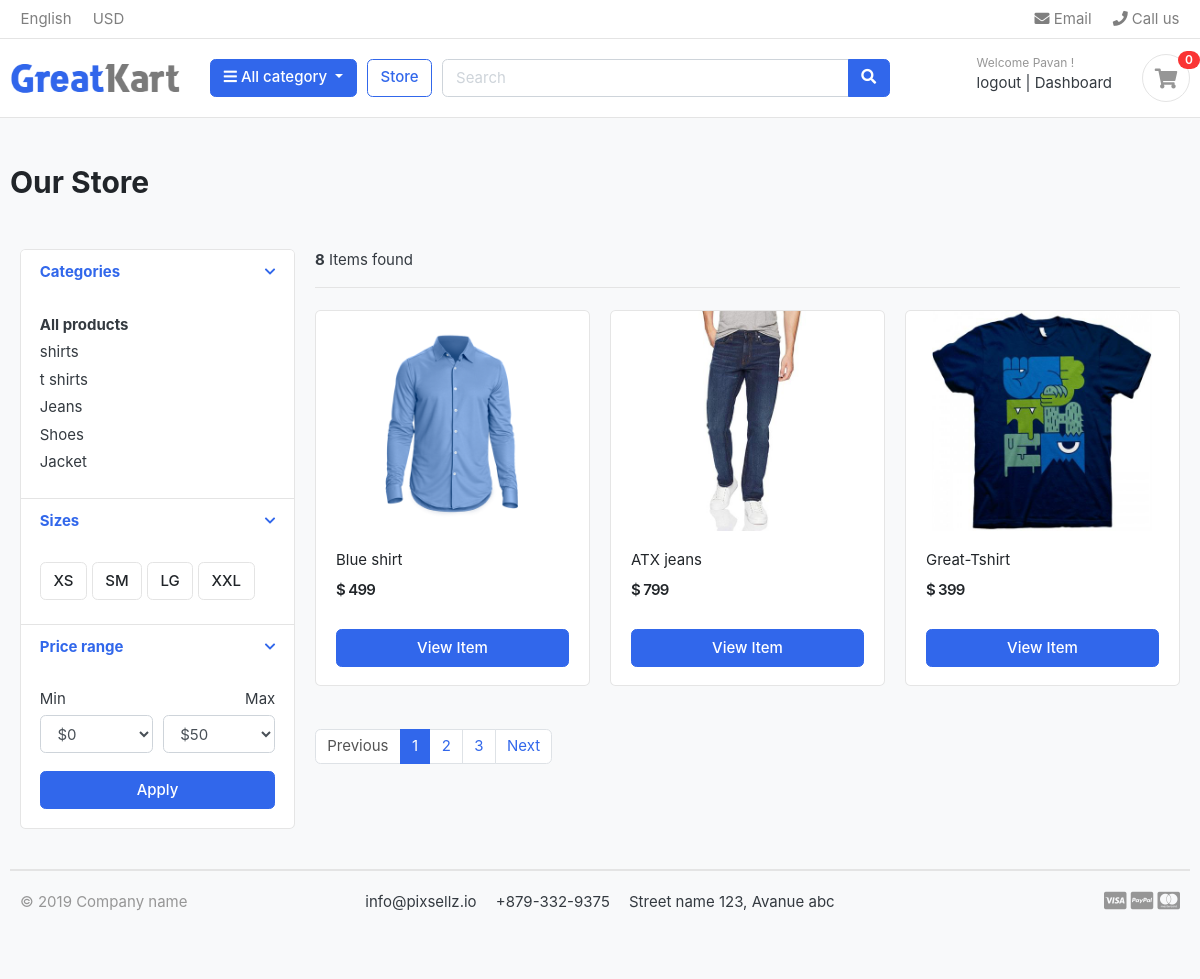
The app's page /store/ (signed in) with its own data.
### accounts/models.py (models this page shows, shortened)
class Accounts (AbstractBaseUser):
    first_name=models.CharField(max_length=60)
    last_name=models.CharField(max_length=60)
    email=models.EmailField(max_length=60,unique=True)
    username=models.CharField(max_length=60, unique=True)
    phone_number=models.CharField(max_length=50)
    date_joined=models.DateTimeField(auto_now_add=True)
    last_login=models.DateTimeField(auto_now_add=True)
    is_admin=models.BooleanField(default=False)
    is_active=models.BooleanField(default=False)
    is_staff=models.BooleanField(default=False)
    is_superadmin=models.BooleanField(default=False)
    USERNAME_FIELD='email'
    REQUIRED_FIELDS=['first_name','last_name','username']
    objects = Account_manager()

### category/models.py (models this page shows, shortened)
class Category (models.Model):
    category_name=models.CharField(max_length=50)
    slug=models.SlugField(max_length=50,unique=True)
    description=models.TextField(max_length=250,blank=True)
    cat_img=models.ImageField(upload_to='photos/categories',blank=True)
    class Meta:
        verbose_name_plural='Categories'
    def get_url(self):
        return reverse ( 'products_by_category', args=[self.slug])

### store/models.py (models this page shows, shortened)
class product (models.Model):
    product_name=models.CharField(max_length=200,unique=True)
    slug=models.SlugField(max_length=200,unique=True)
    description=models.TextField(max_length=500,blank=True)
    price=models.IntegerField()
    images=models.ImageField(upload_to='photos/products')
    stocks=models.IntegerField()
    is_available=models.BooleanField(default=True)
    category=models.ForeignKey(Category,on_delete=models.CASCADE)
    created_date=models.DateTimeField(auto_now_add=True)
    modified_date=models.DateTimeField(auto_now_add=True)
    def get_url (self):
        return reverse ('product_detail', args=[self.category.slug,self.slug])

### store/views.py (the view)
# urls.py: path('store/', include('store.urls')),
def store(request, category_slug=None):
    categories = None
    products = None
    if category_slug is not None:
        categories = get_object_or_404(Category,slug=category_slug) #It will bring requested category
        products = product.objects.filter(category=categories, is_available=True)
        paginators=Paginator(products,1)
        page=request.GET.get('page')
        page_product=paginators.get_page(page)
        product_count = products.count()
    else:
        products = product.objects.filter(is_available=True)
        product_count = products.count()
        paginators=Paginator(products,3)
        page=request.GET.get('page')
        page_product=paginators.get_page(page)
    context = {'products': page_product, 'product_count': product_count}
    return render(request, 'store/store.html', context)

### carts/context_processors.py (called while the page is built)
def cart_count(request):
    cart_counts=0
    if 'admin' in request.path:
        return {}
    else:
        try:
            Cart=cart.objects.get(cart_id=_cart_id(request))
            cart_items= cartItem.objects.all().filter(cart=Cart)
            for cart_item in cart_items :
                cart_counts += cart_item.quantity
        except cart.DoesNotExist:
            cart_counts=0
    return dict(cart_counts=cart_counts)

### carts/views.py (called while the page is built)
def _cart_id(request):
    session_id = request.session.session_key
    if not session_id:
        session_id = request.session.create()
    return session_id

### category/context_processors.py (called while the page is built)
def menu_links (request):
    links=Category.objects.all()
    return dict (links=links)

### templates/store/store.html (shortened to what this page needs)
{% extends "base.html" %}
{% load static %}
{% block content %}
<section class="section-pagetop bg">
    <div class="container">
        <h2 class="title-page">Our Store</h2>
<section class="section-content padding-y">
    <div class="container">
    <div class="row">
        <aside class="col-md-3">
    <div class="card">
        <article class="filter-group">
            <header class="card-header">
                <a href="#" data-toggle="collapse" data-target="#collapse_1" aria-expanded="true" class="">
                    <i class="icon-control fa fa-chevron-down"></i>
                    <h6 class="title">Categories</h6>
                </a>
            </header>
            <div class="filter-content collapse show" id="collapse_1" style="">
                <div class="card-body">
                    <ul class="list-menu">
                        <li class="font-weight-bolder"><a href="{% url 'store' %}">All products</a></li>
                        {% for category in links %}
                        <li><a href="{{category.get_url}}">{{category.category_name}} </a></li>
                        {% endfor %}
                    </ul>
                </div>
            </div>
        </article>
        <article class="filter-group">
            <header class="card-header">
                <a href="#" data-toggle="collapse" data-target="#collapse_4" aria-expanded="true" class="">
                    <i class="icon-control fa fa-chevron-down"></i>
                    <h6 class="title">Sizes </h6>
                </a>
            </header>
            <div class="filter-content collapse show" id="collapse_4">
                <div class="card-body">
                  <label class="checkbox-btn">
                    <span class="btn btn-light"> XS </span>
                  </label>
                  <label class="checkbox-btn">
                    <span class="btn btn-light"> SM </span>
                  </label>
                  <label class="checkbox-btn">
                    <span class="btn btn-light"> LG </span>
                  </label>
                  <label class="checkbox-btn">
                    <span class="btn btn-light"> XXL </span>
                  </label>
            </div>
            </div>
        </article>
        <article class="filter-group">
            <header class="card-header">
                <a href="#" data-toggle="collapse" data-target="#collapse_3" aria-expanded="true" class="">
                    <i class="icon-control fa fa-chevron-down"></i>
                    <h6 class="title">Price range </h6>
                </a>
            </header>
            <div class="filter-content collapse show" id="collapse_3" style="">
                <div class="card-body">
                    <div class="form-row">
                    <div class="form-group col-md-6">
                      <label>Min</label>
                          <select class="mr-2 form-control">
                            <option value="0">$0</option>
                        </select>
                    </div>
                    <div class="form-group text-right col-md-6">
                      <label>Max</label>
                          <select class="mr-2 form-control">
                            <option value="50">$50</option>
                        </select>
                    </div>
                    </div>
                    <button class="btn btn-block btn-primary">Apply</button>
                </div>
            </div>
        </article>
    </div>
        </aside>
        <main class="col-md-9">
    <header class="border-bottom mb-4 pb-3">
            <div class="form-inline">
                <span class="mr-md-auto"><b>{{product_count}}</b> Items found </span>
            </div>
    </header>
    <div class="row">
        {% if products %}
        {% for product in products %}
        <div class="col-md-4">
            <figure class="card card-product-grid">
                <div class="img-wrap">
                    <a href="{{product.get_url}}"><img src="{{product.images.url}}"></a>
                </div>
                <figcaption class="info-wrap">
                    <div class="fix-height">
                        <a href="{{product.get_url}}" class="title">{{product.product_name}}</a>
                        <div class="price-wrap mt-2">
                            <span class="price">$ {{product.price}}</span>
                        </div>
                    </div>
                    <a href="{% url 'add-cart' product.id %}" class="btn btn-block btn-primary"> View Item </a>
                </figcaption>
            </figure>
        </div>
        {% endfor %}
        {% else %}
        <h2 class="text-center">No result found. Try again <i class="fa fa-thumbs-up text-success" aria-hidden="true"></i></h2>
        {% endif %}
    </div>
    <nav class="mt-4" aria-label="Page navigation sample">
    {% if products.has_other_pages %}
      <ul class="pagination">
        {% if products.has_previous %}
        <li class="page-item"><a class="page-link" href="?page={{products.previous_page_number}}">Previous</a></li>
        {% else  %}
        <li class="page-item disabled "><a class="page-link" href="#">Previous</a></li>
        {% endif %}
        {% for i in products.paginator.page_range  %}
            {% if products.number == i %}
            <li class="page-item active"><a class="page-link" href="#">{{i}}</a></li>
            {% else %}
            <li class="page-item"><a class="page-link" href="?page={{i}}">{{i}}</a></li>
            {% endif %}
        {% endfor %}
        {% if products.has_next %}
            <li class="page-item"><a class="page-link" href="?page={{products.next_page_number}}">Next</a></li>
        {% else %}
            <li class="page-item disabled "><a class="page-link" href="#">Next</a></li>
        {% endif %}
      </ul>
    {% endif %}
    </nav>
        </main>
    </div>
    </div>
    </section>
{% endblock %}

### templates/includes/navbar.html (shortened to what this page needs)
{% load static %}
<header class="section-header">
    <nav class="navbar p-md-0 navbar-expand-sm navbar-light border-bottom">
    <div class="container">
      <div class="collapse navbar-collapse" id="navbarTop4">
        <ul class="navbar-nav mr-auto">
            <li class="nav-item dropdown">
                 <a href="#" class="nav-link">   English </a>
            </li>
            <li class="nav-item dropdown">
                <a href="#" class="nav-link"> USD </a>
            </li>
        </ul>
        <ul class="navbar-nav">
            <li><a href="#" class="nav-link"> <i class="fa fa-envelope"></i> Email </a></li>
            <li><a href="#" class="nav-link"> <i class="fa fa-phone"></i> Call us </a></li>
        </ul>
      </div>
    </div>
    </nav>
    <section class="header-main border-bottom">
        <div class="container">
    <div class="row align-items-center">
        <div class="col-lg-2 col-md-3 col-6">
            <a href="./" class="brand-wrap">
                <img class="logo" src="{% static './images/logo.png' %}">
            </a>
        </div>
        <div class="col-lg col-sm col-md col-6 flex-grow-0">
            <div class="category-wrap dropdown d-inline-block float-right">
                <button type="button" class="btn btn-primary dropdown-toggle" data-toggle="dropdown">
                    <i class="fa fa-bars"></i> All category
                </button>
            </div>
        </div>
        <a href="{% url 'store' %}" class="btn btn-outline-primary">Store</a>
        <div class="col-lg  col-md-6 col-sm-12 col">
            <form action="{% url 'search' %}" class="search" method="GET">
                <div class="input-group w-100">
                    <input type="text" class="form-control" style="width:60%;" placeholder="Search" name="keyword">
                    <div class="input-group-append">
                      <button class="btn btn-primary" type="submit">
                        <i class="fa fa-search"></i>
                      </button>
                    </div>
                </div>
            </form>
        </div>
        <div class="col-lg-3 col-sm-6 col-8 order-2 order-lg-3">
                    <div class="d-flex justify-content-end mb-3 mb-lg-0">
                    {% if user.id is None %}
                        <div class="widget-header">
                            <small class="title text-muted">Welcome guest!</small>
                            <div>
                                <a href=" {% url 'login' %}">Login</a> <span class="dark-transp"> | </span>
                                <a href="{% url 'register' %}"> Register</a>
                            </div>
                        </div>
                    {% else %}
                        <div class="widget-header">
                            <small class="title text-muted">Welcome {{user.first_name | capfirst}} !</small>
                            <div>
                            <a href=" {% url 'logout' %}">logout</a> <span class="dark-transp"> | </span>
                            <a href="{% url 'dashboard' %}"> Dashboard</a>
                            </div>
                        </div>
                    {% endif %}
                        <a href="{% url 'cart_page' %}" class="widget-header pl-3 ml-3">
                            <div class="icon icon-sm rounded-circle border"><i class="fa fa-shopping-cart"></i></div>
                            <span class="badge badge-pill badge-danger notify">{{cart_counts}}</span>
                        </a>
                    </div>
                </div>
    </div>
        </div>
    </section>
    </header>

### static/css/ui.css (style rules this page uses)
html { font-family: "Inter", sans-serif; font-size: 15px; }
.img-wrap { text-align: center; display: block; }
.img-wrap img { max-width: 100%; }
.price-wrap { letter-spacing: -0.7px; }
.icon-xs, .icon-sm, .icon-md, .icon-lg { display: inline-block; text-align: center; flex-shrink: 0; flex-grow: 0; }
.icon-sm { width: 48px; height: 48px; line-height: 48px !important; font-size: 20px; }
.padding-y { padding-top: 40px; padding-bottom: 40px; }
figure { margin-bottom: 0; }
article:after, .form-group:after { display: block; clear: both; content: ""; }
.bg { background-color: #f8f9fa; }
.title-page { color: #212529; }
.header-main { position: relative; padding-top: 1rem; padding-bottom: 1rem; }
.brand-wrap .logo, .navbar-brand .logo { margin-right: 7px; max-height: 42px; display: inline-block; }
.widget-header { display: inline-block; vertical-align: middle; position: relative; }
.widget-header a { color: #343a40; }
.widget-header i { color: #969696; }
.widget-header .title { display: block; }
.widget-header .notify { position: absolute; top: -3px; right: -10px; }
.btn-light { background-color: #fff; border-color: #e4e4e4; }
[class*=list-] li:after { visibility: hidden; display: block; content: ""; overflow: hidden; height: 0; clear: both; }
.list-menu { list-style: none; margin: 0; padding-left: 0; }
.list-menu li { margin-bottom: 5px; }
.list-menu a { color: #343a40; }
[class*=card-product] a.title { color: #212529; display: block; }
[class*=card-product] .img-wrap { overflow: hidden; position: relative; }
[class*=card-product] .img-wrap img { height: 100%; max-width: 100%; width: auto; display: inline-block; -o-object-fit: cover; object-fit: cover; }
.card-product-grid { margin-bottom: 20px; }
.card-product-grid .img-wrap { border-radius: 0.2rem 0.2rem 0 0; height: 220px; }
.card-product-grid .info-wrap { overflow: hidden; padding: 18px 20px; }
.card-product-grid .fix-height { height: 80px; overflow: hidden; }
.card .img-wrap { overflow: hidden; }
.notify { position: absolute; top: -4px; right: -10px; display: inline-block; padding: 0.25em 0.6em; font-size: 12px; line-height: 1; text-align: center; border-radius: 3rem; color: #fff; background-color: #fa3434; }
.price { font-weight: 600; color: #212529; }
.icon-control { margin-top: 5px; float: right; font-size: 80%; }
.card-header .title { margin-bottom: 0; line-height: 1.5; }
.filter-group { border-bottom: 1px solid #e4e4e4; }
.filter-group .card-header { border-bottom: 0; }
.filter-group:last-child { border-bottom: 0; }
.checkbox-btn { position: relative; }
.section-pagetop { padding: 45px 0; }

### records on screen
Accounts: first_name "Pavan"
Category: category_name "shirts"
Category: category_name "t shirts"
Category: category_name "Jeans"
Category: category_name "Shoes"
Category: category_name "Jacket"
product: images (picture), product_name "Blue shirt", price "499"
product: images (picture), product_name "ATX jeans", price "799"
product: images (picture), product_name "Great-Tshirt", price "399"

### other values on screen
{{ cart_counts }} "0"
{{ product_count }} "8"
{{ i }} "1"
{{ i }} "2" "3"
